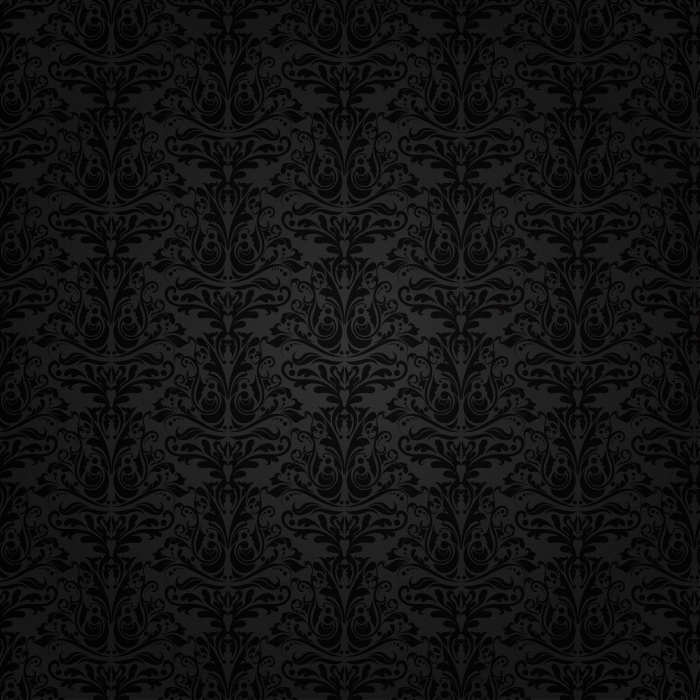
#> input picture 3401/image/dark2.png, 700 x 700 px
$ python test_prepare.py   (older library calls are emulated)
#> lines starting #> are read from the running program, lines starting #| are printed output that depends on the picture
### 3401/assignment_3/image_process.py
import numpy as np
import cv2
import matplotlib.pyplot as plt
import math

def imread(img,color) :
#> called with img = './image/dark2.png', color = 0
    return cv2.imread(img,color)
#> returned value: shape (700, 700); min 2, max 50, mean 17.9

# [4 lines left out: function powerGamma, not called in this run]

def calculate_hist(img) :
    return cv2.calcHist([img],[0],None,[256],[0,256])

def show_hist(hist) :
    plt.figure()
    plt.plot(hist)
    plt.show()
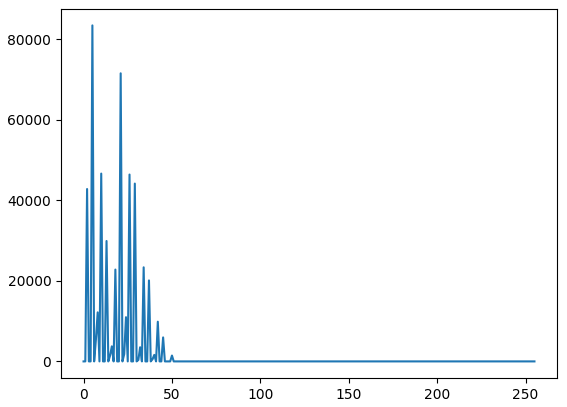
#> figure drawn by matplotlib, 1 panel; curve peaks at x = 5, y = 83427

def image_show(img) :
    cv2.imshow("xxxx",img)
    cv2.waitKey(0)
    cv2.destroyAllWindows()
    cv2.waitKey(1)
    return img

# [24 lines left out: functions sobel, equalization, log_transformation, not called in this run]

def init_transform() :
    return np.identity(3,dtype='float')

# [137 lines left out: functions matrix_translate, matrix_scaling, matrix_rotate, flip_horizontal_grayscale, img_transform, split_image and 7 more, not called in this run]

def hsv2gray(img) :
    return cv2.cvtColor(cv2.cvtColor(img,cv2.COLOR_HSV2RGB),cv2.COLOR_RGB2GRAY)

# [39 lines left out: functions bgr2cmyk, cmyk2bgr, otsu, not called in this run]

### 3401/test_prepare.py
from assignment_3.image_process import *
import numpy as np
import cv2

img = imread('./image/dark2.png',0)
image_show(img)
show_hist(calculate_hist(img))

img_float = img.astype('float16')
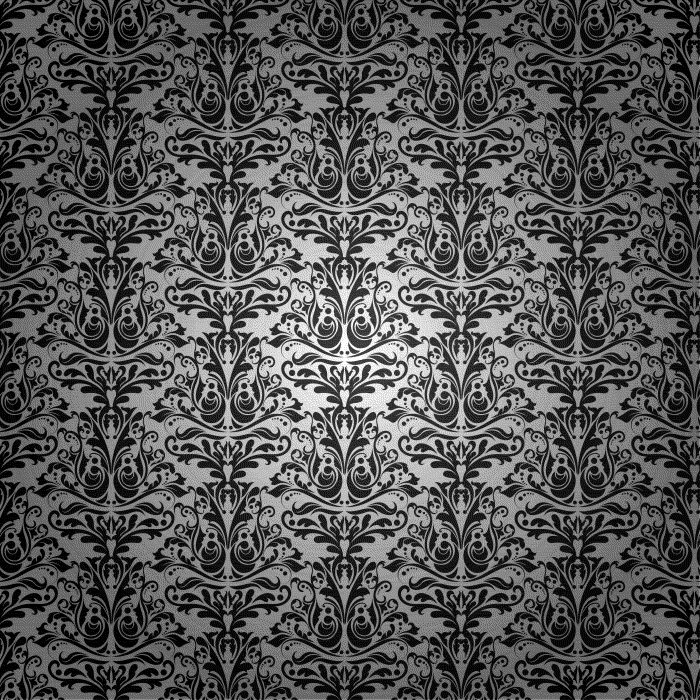
#> img_float: shape (700, 700) float16; min 2, max 50, mean 17.9; drawn with min black and max white
c = 255 / np.log(1 + np.amax(img_float))
#> c = 64.86
out = c * np.log(1 + img_float)
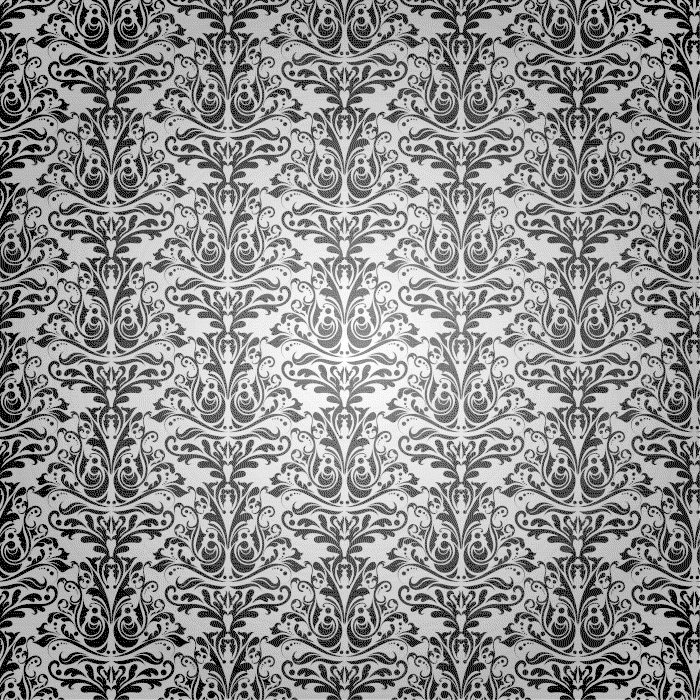
#> out: shape (700, 700) float16; min 71.25, max 255.1, mean 174.1; drawn with min black and max white
out = out.astype(np.uint8)
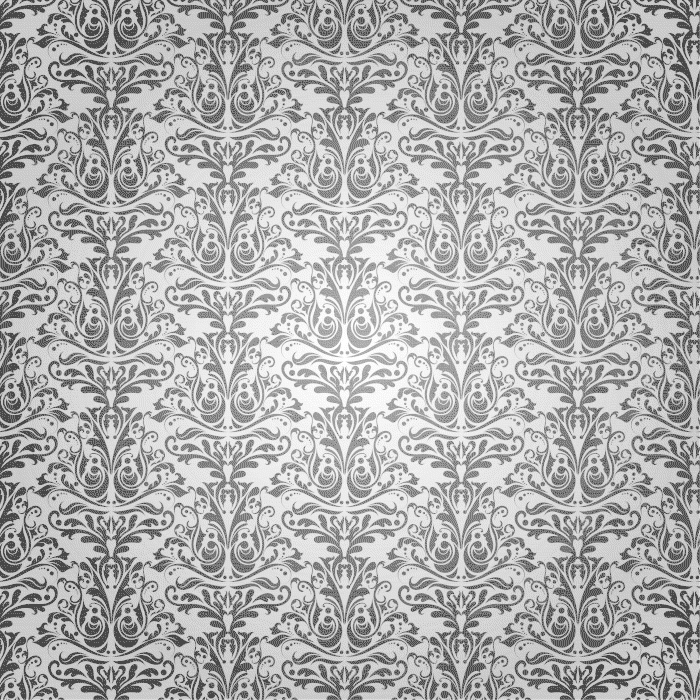
#> out: shape (700, 700); min 71, max 255, mean 173.7

image_show(out)
show_hist(calculate_hist(out))
#> in show_hist (call 2), `plt.show()`:
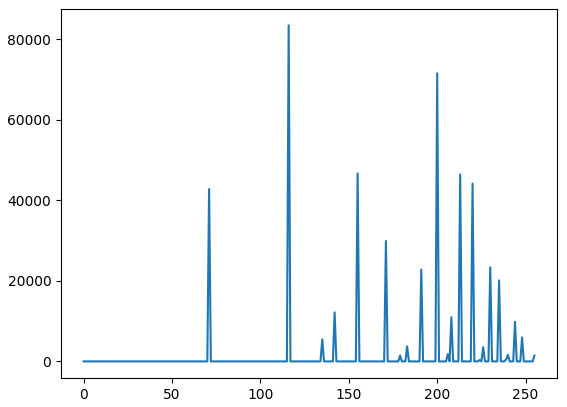
#> figure drawn by matplotlib, 1 panel; curve peaks at x = 116, y = 83427
